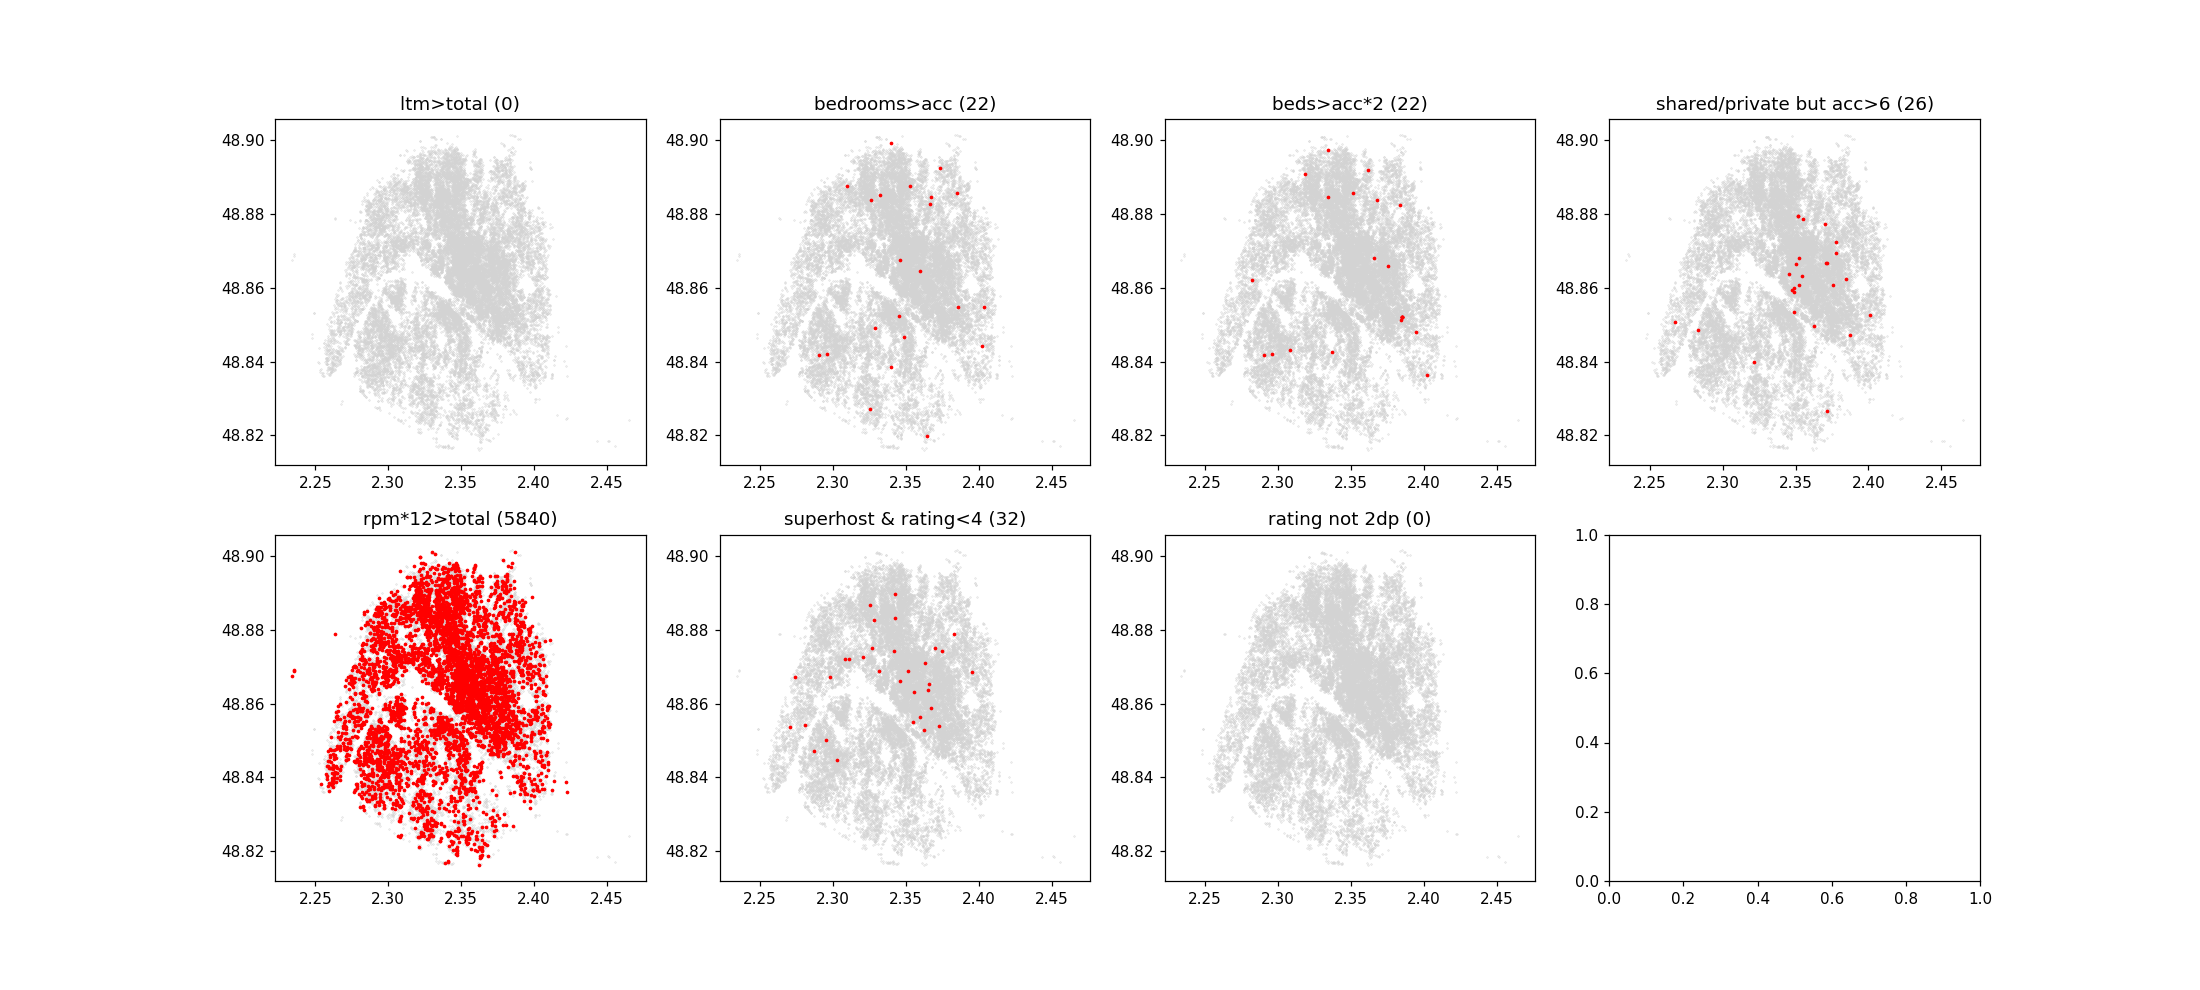

The script that saved this image:

import pandas as pd
import matplotlib.pyplot as plt

df = pd.read_csv('paris_listings.csv')


chk = {
    'ltm>total': df.number_of_reviews_ltm > df.number_of_reviews,
    'bedrooms>acc': df.bedrooms > df.accommodates,
    'beds>acc*2': df.beds > df.accommodates * 2,
    'shared/private but acc>6': df.room_type.isin(['Private room', 'Shared room']) & (df.accommodates > 6),
    'rpm*12>total': df.reviews_per_month * 12 > df.number_of_reviews + 1,  # больше отзывов за год чем всего
    'superhost & rating<4': df.host_is_superhost & (df.review_scores_rating < 4),
    'rating not 2dp': (df.review_scores_rating * 100).round(6) % 1 != 0,
}
for k, v in chk.items():
    print(k, v.sum())


fig, ax = plt.subplots(2, 4, figsize=(20, 9))
for a, (k, v) in zip(ax.flat, chk.items()):
    a.scatter(df.longitude, df.latitude, s=0.1, c='lightgrey')
    a.scatter(df[v].longitude, df[v].latitude, s=2, c='r')
    a.set_title(f'{k} ({v.sum()})')
plt.savefig('checks.png', dpi=110)
